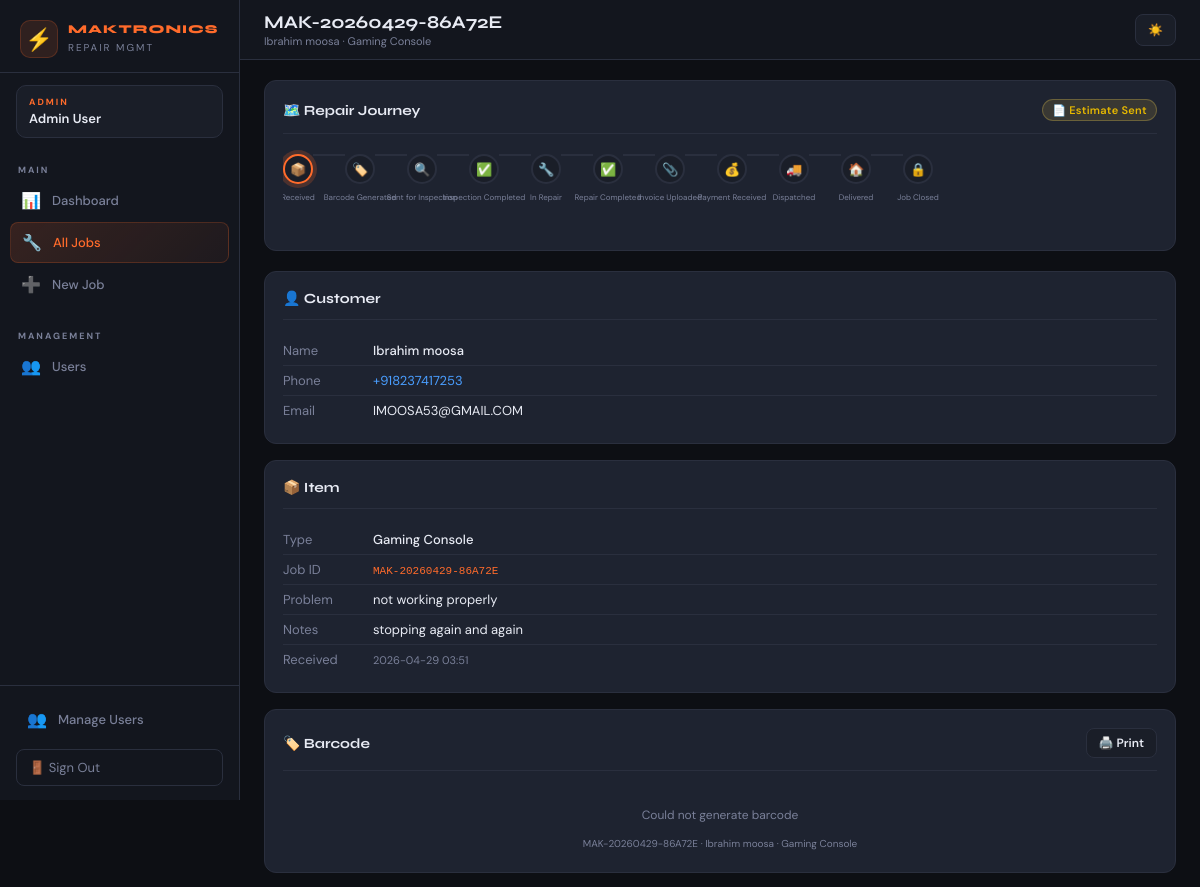
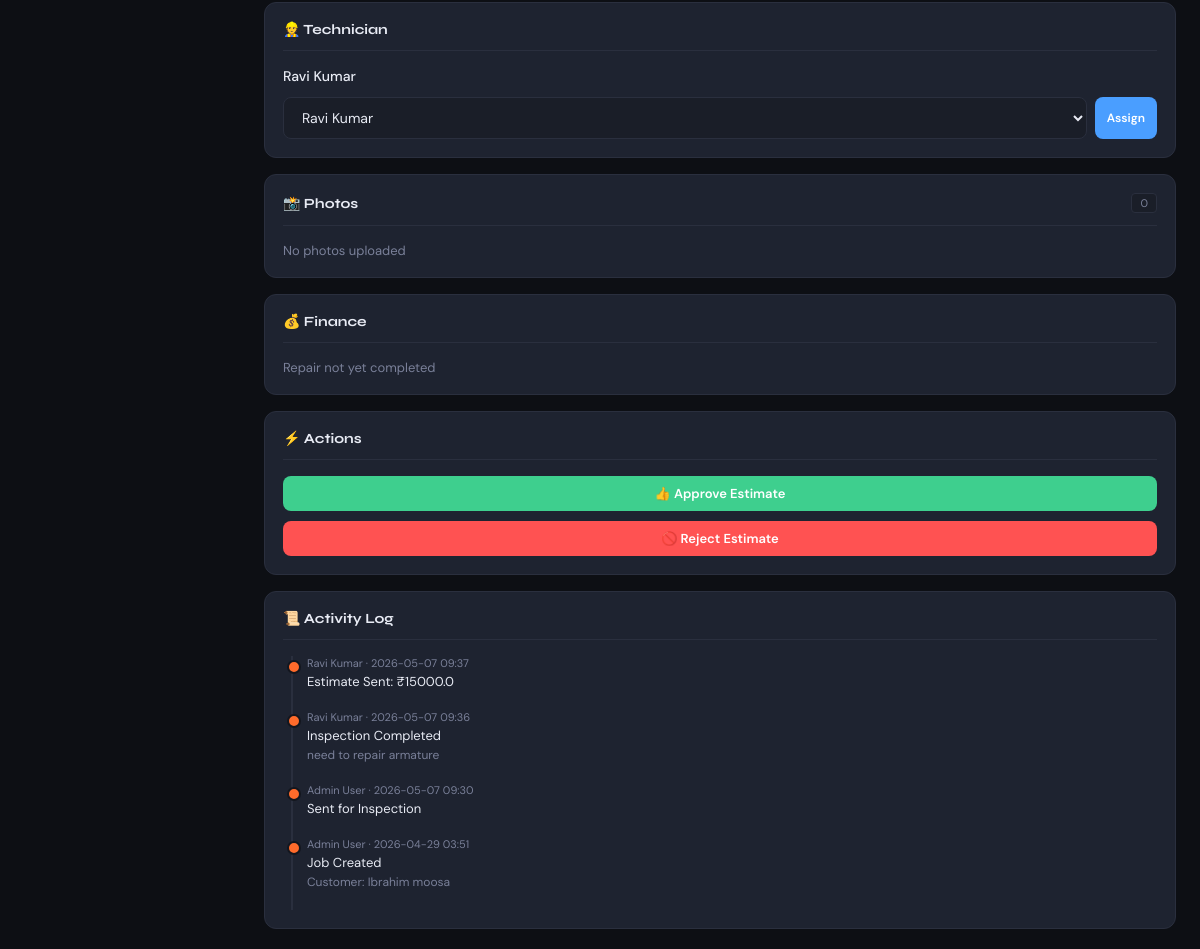
The app's page /admin/jobs/MAK-20260429-86A72E (signed in) with its own data (2 pictures, top to bottom).
### tables this page shows
CREATE TABLE users (
                id INTEGER PRIMARY KEY AUTOINCREMENT,
                username TEXT UNIQUE NOT NULL,
                password TEXT NOT NULL,
                role TEXT NOT NULL CHECK(role IN ('admin','technician')),
                name TEXT NOT NULL,
                created_at TIMESTAMP DEFAULT CURRENT_TIMESTAMP
            , permissions TEXT DEFAULT '{}');

CREATE TABLE jobs (
                id INTEGER PRIMARY KEY AUTOINCREMENT,
                job_id TEXT UNIQUE NOT NULL,
                customer_name TEXT,
                customer_phone TEXT,
                customer_email TEXT,
                item_description TEXT,
                item_type TEXT,
                barcode TEXT,
                status TEXT DEFAULT 'received',
                assigned_tech_id INTEGER,
                received_at TIMESTAMP DEFAULT CURRENT_TIMESTAMP,
                updated_at TIMESTAMP DEFAULT CURRENT_TIMESTAMP,
                repair_findings TEXT,
                parts_cost REAL DEFAULT 0,
                labour_cost REAL DEFAULT 0,
                total_amount REAL DEFAULT 0,
                invoice_number TEXT,
                payment_status TEXT DEFAULT 'pending',
                payment_received_at TIMESTAMP,
                tracking_number TEXT,
                dispatch_date TEXT,
                expected_delivery TEXT,
                delivered_at TIMESTAMP,
                notes TEXT, estimate_amount REAL DEFAULT 0, estimate_approved_at TIMESTAMP, not_repairable_reason TEXT, sent_back_to_customer_at TIMESTAMP, invoice_path TEXT, courier_name TEXT, courier_receipt_path TEXT, estimate_notes TEXT, estimate_sent_at TIMESTAMP, inspection_findings TEXT, invoice_generate_date TIMESTAMP, invoice_total_amount REAL DEFAULT 0, razorpay_order_id TEXT, razorpay_payment_id TEXT, payment_link TEXT, payment_token TEXT,
                FOREIGN KEY(assigned_tech_id) REFERENCES users(id)
            );

CREATE TABLE job_logs (
                id INTEGER PRIMARY KEY AUTOINCREMENT,
                job_id TEXT NOT NULL,
                action TEXT NOT NULL,
                performed_by INTEGER,
                details TEXT,
                created_at TIMESTAMP DEFAULT CURRENT_TIMESTAMP,
                FOREIGN KEY(performed_by) REFERENCES users(id)
            );

### app.py (the view)
@app.route('/admin/jobs/<job_id>')
@admin_required
def admin_job_detail(job_id):
    db = get_db()
    job = db.execute("""
        SELECT j.*, u.name as tech_name FROM jobs j
        LEFT JOIN users u ON j.assigned_tech_id = u.id
        WHERE j.job_id=?
    """, (job_id,)).fetchone()
    if not job:
        flash('Job not found', 'error')
        return redirect(url_for('admin_jobs'))
    photos = db.execute("SELECT * FROM job_photos WHERE job_id=?", (job_id,)).fetchall()
    logs = db.execute("""
        SELECT l.*, u.name as user_name FROM job_logs l
        LEFT JOIN users u ON l.performed_by = u.id
        WHERE l.job_id=? ORDER BY l.created_at DESC
    """, (job_id,)).fetchall()
    technicians = db.execute("SELECT * FROM users WHERE role='technician'").fetchall()
    return render_template('admin/job_detail.html', job=job, photos=photos,
                           logs=logs, technicians=technicians, status_flow=STATUS_FLOW)

### app.py (called while the page is built)
@app.context_processor
def inject_globals():
    def _has_perm(perm):
        if not session.get('user_id'):
            return False
        if session.get('role') == 'admin':
            return True
        db = get_db()
        user = db.execute("SELECT permissions FROM users WHERE id=?", (session['user_id'],)).fetchone()
        if not user:
            return False
        try:
            return json.loads(user['permissions'] or '{}').get(perm, False)
        except Exception:
            return False
    return dict(has_perm=_has_perm)

def get_db():
    conn = sqlite3.connect(DB_PATH)
    conn.row_factory = sqlite3.Row
    return conn

def admin_required(f):
    @wraps(f)
    def decorated(*args, **kwargs):
        if 'user_id' not in session:
            return redirect(url_for('login'))
        if session.get('role') not in ('admin', 'manager'):
            flash('Admin access required.', 'error')
            return redirect(url_for('tech_dashboard'))
        return f(*args, **kwargs)
    return decorated

### templates/admin/job_detail.html (shortened to what this page needs)
{% extends 'shared/base.html' %}
{% block page_title %}{{ job.job_id }}{% endblock %}
{% block page_sub %}{{ job.customer_name }} · {{ job.item_type }}{% endblock %}
{% block nav %}
<div class="nav-section">
  <div class="nav-label">Main</div>
  <a href="/admin" class="nav-item"><span class="icon">📊</span> Dashboard</a>
  <a href="/admin/jobs" class="nav-item active"><span class="icon">🔧</span> All Jobs</a>
  <a href="/admin/jobs/new" class="nav-item"><span class="icon">➕</span> New Job</a>
</div>
<div class="nav-section">
  <div class="nav-label">Management</div>
  <a href="/admin/users" class="nav-item"><span class="icon">👥</span> Users</a>
</div>
{% endblock %}
{% block content %}
{% set all_steps = ['received','barcode_gen','sent_for_inspection','inspection_completed','in_repair','repair_done','invoice_uploaded','payment_received','dispatched','delivered','closed'] %}
{% set step_idx = all_steps.index(job.status) if job.status in all_steps else 0 %}
<div class="card mb-6" style="overflow:hidden">
  <div class="card-header" style="flex-wrap:wrap;gap:8px">
    <span class="card-title">🗺️ Repair Journey</span>
    {% set s = status_flow.get(job.status, {'label': job.status, 'icon': '•'}) %}
    <span class="badge badge-{{ job.status }}">{{ s.icon }} {{ s.label }}</span>
  </div>
  <div class="progress-track">
    {% for step in all_steps %}
    {% set si = loop.index0 %}
    {% if not loop.first %}
    <div class="step-line {% if si <= step_idx %}done{% endif %}"></div>
    {% endif %}
    <div class="progress-step">
      <div class="step-dot {% if si < step_idx %}done{% elif si == step_idx %}current{% endif %}" title="{{ status_flow.get(step,{}).get('label',step) }}">
        {% if si < step_idx %}✓{% else %}{{ status_flow.get(step,{}).get('icon','•') }}{% endif %}
        <span class="step-label">{{ status_flow.get(step,{}).get('label',step) }}</span>
      </div>
    </div>
    {% endfor %}
  </div>
</div>
<div class="job-detail-container">
  <div>
    <div class="card mb-4">
      <div class="card-header"><span class="card-title">👤 Customer</span></div>
      <table style="font-size:13px;width:100%">
        <tr><td style="padding:6px 0;color:var(--muted);width:90px">Name</td><td style="padding:6px 0;font-weight:500">{{ job.customer_name or '—' }}</td></tr>
        <tr><td style="padding:6px 0;color:var(--muted)">Phone</td>
          <td style="padding:6px 0">
            <a href="tel:{{ job.customer_phone }}" style="color:var(--blue)">{{ job.customer_phone or '—' }}</a>
          </td>
         </tr>
        <tr><td style="padding:6px 0;color:var(--muted)">Email</td><td style="padding:6px 0">{{ job.customer_email or '—' }}</td></tr>
       </table>
    </div>
    <div class="card mb-4">
      <div class="card-header"><span class="card-title">📦 Item</span></div>
      <table style="font-size:13px;width:100%">
        <tr><td style="padding:6px 0;color:var(--muted);width:90px">Type</td><td style="padding:6px 0;font-weight:500">{{ job.item_type or '—' }}</td></tr>
        <tr><td style="padding:6px 0;color:var(--muted)">Job ID</td><td style="padding:6px 0"><code style="font-size:11px;color:var(--accent)">{{ job.job_id }}</code></td></tr>
        <tr><td style="padding:6px 0;color:var(--muted)">Problem</td><td style="padding:6px 0">{{ job.item_description or '—' }}</td></tr>
        {% if job.notes %}<tr><td style="padding:6px 0;color:var(--muted)">Notes</td><td style="padding:6px 0">{{ job.notes }}</td></tr>{% endif %}
        <tr><td style="padding:6px 0;color:var(--muted)">Received</td><td style="padding:6px 0;font-size:11px;color:var(--muted)">{{ job.received_at[:16] }}</td></tr>
      </table>
    </div>
    <div class="card mb-4" id="barcode-card">
      <div class="card-header">
        <span class="card-title">🏷️ Barcode</span>
        <button onclick="printBarcode()" class="btn btn-secondary btn-sm">
          🖨️ Print
        </button>
      </div>
      <div style="display:flex;flex-direction:column;align-items:center;padding:12px 4px 4px;gap:6px;overflow:hidden;width:100%">
        <div style="width:100%;overflow:hidden;display:flex;justify-content:center">
        </div>
        <div style="font-size:10px;color:var(--muted);text-align:center;word-break:break-all;padding:0 4px">
          {{ job.job_id }} · {{ job.customer_name }} · {{ job.item_type }}
        </div>
      </div>
    </div>
    <div class="card mb-4">
      <div class="card-header"><span class="card-title">👷 Technician</span></div>
      <div style="font-size:14px;font-weight:500;margin-bottom:12px">{{ job.tech_name or 'Not Assigned' }}</div>
      <form method="POST" action="/admin/jobs/{{ job.job_id }}/update" style="display:flex;gap:8px;flex-wrap:wrap">
        <select name="tech_id" class="form-control" style="flex:1;min-width:0">
          {% for tech in technicians %}
          <option value="{{ tech.id }}" {% if job.assigned_tech_id == tech.id %}selected{% endif %}>{{ tech.name }}</option>
          {% endfor %}
        </select>
        <button type="submit" class="btn btn-blue btn-sm">Assign</button>
      </form>
    </div>
    <div class="card mb-4">
      <div class="card-header">
        <span class="card-title">📸 Photos</span>
        <span class="tag">{{ photos|length }}</span>
      </div>
      {% if photos %}
      <div class="photo-grid">
        {% for p in photos %}
        <img src="/static/uploads/{{ p.photo_path }}" class="photo-thumb" onclick="window.open(this.src)" loading="lazy" alt="Job photo">
        {% endfor %}
      </div>
      {% else %}
      <div style="color:var(--muted);font-size:13px">No photos uploaded</div>
      {% endif %}
    </div>
  </div>
  <div>
    <div class="card mb-4">
      <div class="card-header"><span class="card-title">💰 Finance</span></div>
      {% if job.repair_findings or job.total_amount > 0 %}
      <table style="font-size:13px;width:100%">
        {% if job.repair_findings %}
        <tr><td style="padding:6px 0;color:var(--muted)">Findings</td><td style="padding:6px 0">{{ job.repair_findings }}</td></tr>
        {% endif %}
        <tr><td style="padding:6px 0;color:var(--muted)">Parts</td><td style="padding:6px 0">₹{{ "%.2f"|format(job.parts_cost or 0) }}</td></tr>
        <tr><td style="padding:6px 0;color:var(--muted)">Labour</td><td style="padding:6px 0">₹{{ "%.2f"|format(job.labour_cost or 0) }}</td></tr>
        <tr style="border-top:1px solid var(--border)">
          <td style="padding:10px 0;color:var(--text);font-weight:700">Total</td>
          <td style="padding:10px 0;color:var(--green);font-weight:700;font-size:16px">₹{{ "%.2f"|format(job.total_amount or 0) }}</td>
        </tr>
        {% if job.invoice_number %}
        <tr><td style="padding:6px 0;color:var(--muted)">Invoice #</td><td style="padding:6px 0"><code style="font-size:11px;color:var(--accent)">{{ job.invoice_number }}</code></td></tr>
        {% endif %}
        <tr><td style="padding:6px 0;color:var(--muted)">Payment</td>
          <td style="padding:6px 0">
            {% if job.payment_status == 'paid' %}
            <span class="badge badge-delivered">✅ Paid</span>
            {% else %}
            <span class="badge badge-payment_pending">⏳ {{ job.payment_status|replace('_',' ')|title or 'Pending' }}</span>
            {% endif %}
          </td>
        </tr>
      </table>
      {% else %}
      <div style="color:var(--muted);font-size:13px">Repair not yet completed</div>
      {% endif %}
    </div>
    <div class="card mb-4 action-card-desktop">
      <div class="card-header"><span class="card-title">⚡ Actions</span></div>
      <div style="display:flex;flex-direction:column;gap:10px">
        {% if job.status == 'estimate_sent' %}
        <form method="POST" action="/admin/jobs/{{ job.job_id }}/update">
          <button type="submit" class="btn btn-success" style="width:100%">👍 Approve Estimate</button>
        </form>
        <button onclick="openModal('rejectEstimateModal')" class="btn btn-danger" style="width:100%">🚫 Reject Estimate</button>
        {% endif %}
      </div>
    </div>
    <div class="card">
      <div class="card-header"><span class="card-title">📜 Activity Log</span></div>
      {% if logs %}
      <div class="timeline">
        {% for log in logs %}
        <div class="timeline-item">
          <div class="timeline-meta">{{ log.user_name or 'System' }} · {{ log.created_at[:16] }}</div>
          <div class="timeline-content">{{ log.action }}</div>
          {% if log.details %}<div class="timeline-details">{{ log.details }}</div>{% endif %}
        </div>
        {% endfor %}
      </div>
      {% else %}
      <div style="color:var(--muted);font-size:13px">No activity yet</div>
      {% endif %}
    </div>
  </div>
</div>
{% endblock %}

### templates/shared/base.html (shortened to what this page needs)
<!DOCTYPE html>
<html lang="en" data-theme="dark">
<head>
</head>
<body>
<div class="layout">
  <aside class="sidebar" id="sidebar">
    <div class="sidebar-logo">
      <div class="sidebar-logo-icon">⚡</div>
      <div class="sidebar-logo-text">
        <h1>MAKTRONICS</h1>
        <span>Repair Mgmt</span>
      </div>
    </div>
    <div class="sidebar-role">
      <div class="role-badge {% if session.role != 'admin' %}tech{% endif %}">{{ session.role }}</div>
      <div class="role-name">{{ session.name }}</div>
    </div>
    <nav class="sidebar-nav">
      {% block nav %}{% endblock %}
    </nav>
    <div class="sidebar-footer">
      {% if session.role == 'admin' %}
      <a href="/admin/users" class="nav-item" style="margin-bottom:10px">
        <span class="icon">👥</span> Manage Users
      </a>
      {% endif %}
      <form action="/logout" method="get">
        <button type="submit" class="logout-btn">🚪 Sign Out</button>
      </form>
    </div>
  </aside>
  <div class="main">
    <div class="topbar">
      <div class="topbar-left">
        <div>
          <div class="topbar-title">{% block page_title %}Dashboard{% endblock %}</div>
          <div class="topbar-sub">{% block page_sub %}{% endblock %}</div>
        </div>
      </div>
      <div class="topbar-right">
        <button class="theme-btn" id="theme-toggle-btn" onclick="toggleTheme()" title="Toggle theme">
          <span id="theme-icon">☀️</span>
        </button>
      </div>
    </div>
    <div class="content">
      {% block content %}{% endblock %}
    </div>
  </div>
</div>
</body>
</html>

### records on screen
users: name "Admin User"
jobs: job_id "MAK-20260429-86A72E", customer_name "Ibrahim moosa", item_type "Gaming Console", status "estimate_sent" (drawn), customer_phone "+918237417253", customer_email "IMOOSA53@GMAIL.COM", item_description "not working properly", notes "stopping again and again", received_at "2026-04-29 03:51", tech_id "Ravi Kumar"
users: name "Ravi Kumar"
job_logs: name "Ravi Kumar", created_at "2026-05-07 09:37", action "Estimate Sent: ₹15000.0"
job_logs: name "Ravi Kumar", created_at "2026-05-07 09:36", action "Inspection Completed", details "need to repair armature"
job_logs: name "Admin User", created_at "2026-05-07 09:30", action "Sent for Inspection"
job_logs: name "Admin User", created_at "2026-04-29 03:51", action "Job Created", details "Customer: Ibrahim moosa"

### other values on screen
{{ session.role }} "ADMIN"
{{ s.icon }} "📄"
{{ s.label }} "Estimate Sent"
{{ status_flow.get(step,{}).get('icon','•') }} "📦" "🏷️" "🔍" "✅" "🔧" "✅" "📎" "💰" "🚚" "🏠" "🔒"
{{ status_flow.get(step,{}).get('label',step) }} "Barcode Generated" "Sent for Inspection" "Inspection Completed" "In Repair" "Repair Completed" "Invoice Uploaded" "Payment Received" "Dispatched" "Delivered" "Job Closed"
{{ photos|length }} "0"
